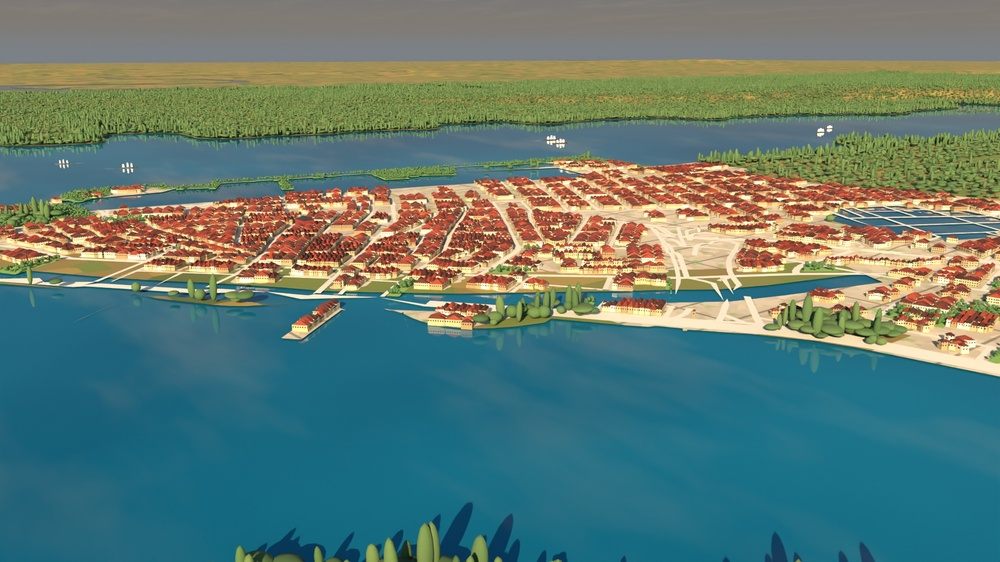
#> input picture cities/nyc/qa/rehearsal/east_1750.jpg, 1000 x 562 px, shrunk from 1920 x 1080 before the run
$ python cmp.py east_1750.jpg f1_pod.jpg
#> lines starting #> are read from the running program, lines starting #| are printed output that depends on the picture
import sys, numpy as np
from PIL import Image
a=np.asarray(Image.open(sys.argv[1]).convert('RGB')).astype(int); b=np.asarray(Image.open(sys.argv[2]).convert('RGB')).astype(int)
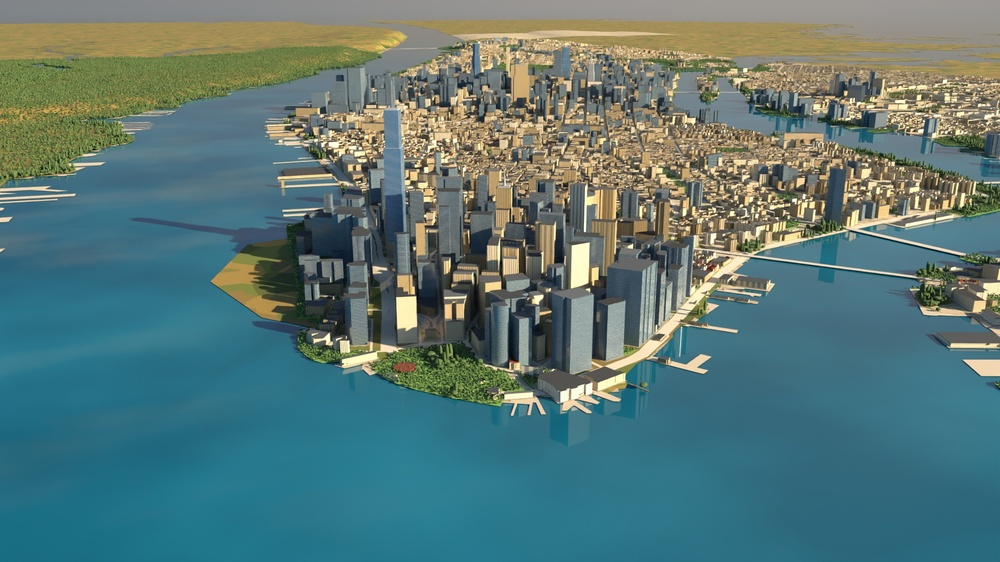
#> input picture cities/nyc/qa/rehearsal/f1_pod.jpg, 1000 x 562 px, shrunk from 1920 x 1080 before the run
d=np.abs(a-b).max(axis=2); print(sys.argv[2].split('/')[-1], a.shape==b.shape, 'mean %.2f'%np.abs(a-b).mean(), '%%>8 %.2f'%(100*(d>8).mean()), '%%>30 %.2f'%(100*(d>30).mean()))
#> after `d = np.abs(a - b).max(axis=2)`:
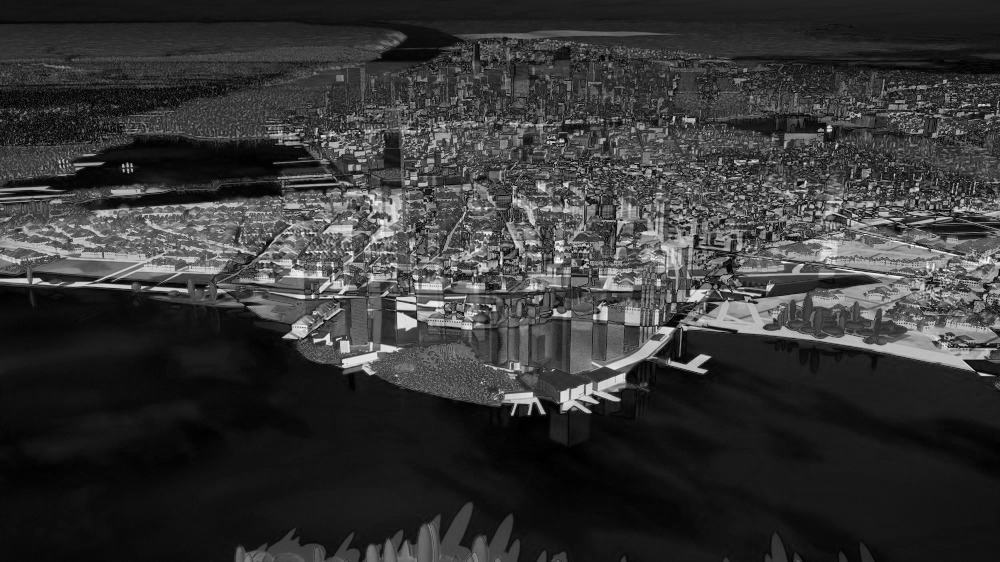
#> d: shape (562, 1000) int64; min 0, max 254, mean 53.7
#| f1_pod.jpg True mean 35.32 %>8 94.63 %>30 53.65
